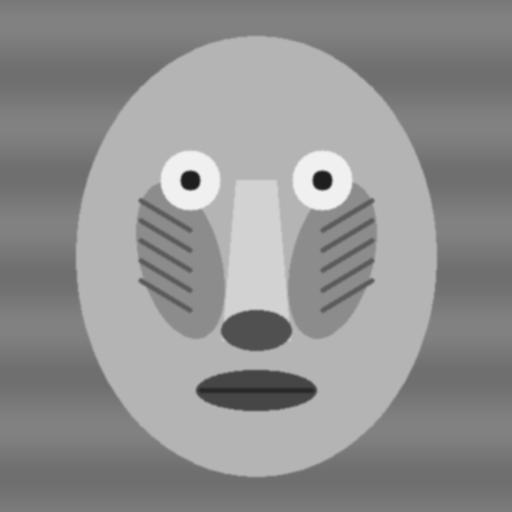
#> input picture experiment/Aula 4/data/input/mandril.tif, 512 x 512 px, given in place of gradient_gray.png, which was not available
$ jupyter execute notebook.ipynb   (text cells are left out)
#> lines starting #> are read from the running program, lines starting #| are printed output that depends on the picture; after the words box and inside, x2 and y2 are one past the last pixel; in counts of white or black regions, pixels touching at a corner belong together; pictures that were not available may be replaced by others from this repository, and a replacement may not be noted
[cell 1]
# Caminhos e I/O
import sys
from pathlib import Path


import cv2
import numpy as np
import matplotlib.pyplot as plt

ROOT = Path.cwd()
if not (ROOT / "Lenna_(test_image).png").exists():
    candidate = ROOT / "experiment" / "Aula 3"
    if (candidate / "Lenna_(test_image).png").exists():
        ROOT = candidate

AULA2_DIR = ROOT.parent / "Aula 2"
SYNTHETIC_DIR = AULA2_DIR / "data" / "synthetic"
OUTPUT_DIR = ROOT / "data" / "output"
OUTPUT_DIR.mkdir(parents=True, exist_ok=True)

LENA_PATH = ROOT / "Lenna_(test_image).png"
GRADIENT_PATH = SYNTHETIC_DIR / "gradient_gray.png"
CHECKER_PATH = SYNTHETIC_DIR / "checker_color.png"
CONSTANT_PATH = SYNTHETIC_DIR / "constant_150.png"

print(f"[INFO] ROOT: {ROOT}")
print(f"[INFO] Fixtures Aula 2: {SYNTHETIC_DIR}")
print(f"[OK] Diretorios prontos: output")

[cell 2]
def gray_histogram(img: np.ndarray, bins: int = 256) -> np.ndarray:
    """
    Compute grayscale histogram as a 1D count vector.

    Parameters
    ----------
    img : numpy.ndarray
        Grayscale image (2D, uint8).
    bins : int
        Number of intensity bins.

    Returns
    -------
    numpy.ndarray
        Histogram counts with shape ``(bins,)``.
    """
    if img.ndim != 2:
        raise ValueError(f"Expected 2D grayscale, got shape {img.shape}")
    hist = cv2.calcHist([img], [0], None, [bins], [0, 256])
    return hist.flatten()


def show_gray_with_histogram(img: np.ndarray, title: str = "Imagem") -> None:
    """Display grayscale image and its histogram side by side."""
    hist = gray_histogram(img)
    fig, axes = plt.subplots(1, 2, figsize=(10, 4))
    axes[0].imshow(img, cmap="gray", vmin=0, vmax=255)
    axes[0].set_title(title)
    axes[0].axis("off")
    axes[1].plot(np.arange(len(hist)), hist, color="steelblue", alpha=0.85, linewidth=1.5)
    axes[1].set_xlim(0, 255)
    axes[1].set_xlabel("Intensidade")
    axes[1].set_ylabel("Contagem")
    axes[1].set_title(f"Histograma — {title}")
    plt.tight_layout()
    plt.show()


img_grad = cv2.imread(str(GRADIENT_PATH), cv2.IMREAD_GRAYSCALE)
#> img_grad is the input picture: shape (512, 512); min 30, max 240, mean 144.1
print(f"[INFO] shape={img_grad.shape}, min={img_grad.min()}, max={img_grad.max()}")
#| [INFO] shape=(512, 512), min=30, max=240

show_gray_with_histogram(img_grad, title="gradient_gray")
#> in gray_histogram, `hist = cv2.calcHist([img], [0], None, [bins], [0, 256])`: hist = 256 values, max 80540 at index 180, min 0 at index 0, mean 1024
#> in show_gray_with_histogram, `plt.show()`:
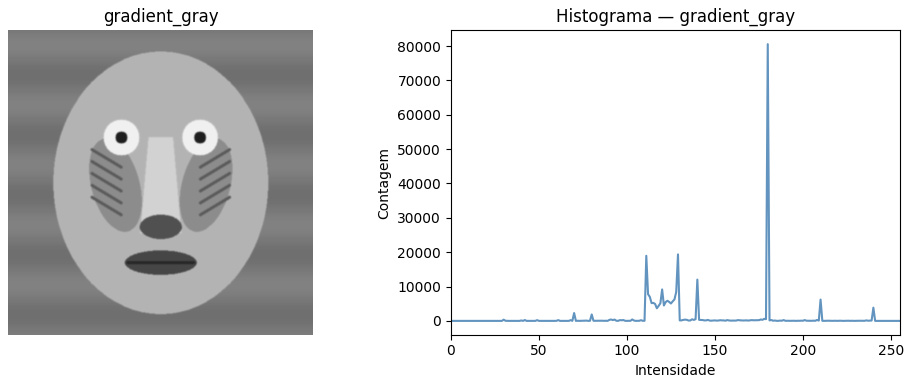
#> figure drawn by matplotlib, 2 panels; panel 2: curve peaks at x = 180, y = 80540
print(f"[INFO] Soma dos bins = {int(gray_histogram(img_grad).sum())} (H*W={img_grad.size})")
#| [INFO] Soma dos bins = 262144 (H*W=262144)

[cell 3]
def channel_histograms_bgr(img_bgr: np.ndarray) -> dict[str, np.ndarray]:
    """Return per-channel histograms for a BGR image (keys B, G, R)."""
    names = ["B", "G", "R"]
    return {
        name: cv2.calcHist([img_bgr], [i], None, [256], [0, 256]).flatten()
        for i, name in enumerate(names)
    }


img_bgr = cv2.imread(str(CHECKER_PATH), cv2.IMREAD_COLOR)
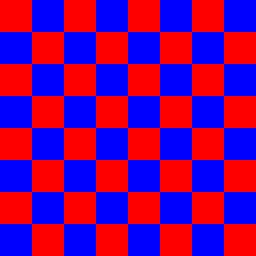
#> input picture experiment/Aula 2/data/synthetic/checker_color.png, 256 x 256 px
#> img_bgr is the input picture: shape (256, 256, 3); mean B, G, R 127.5, 0, 127.5
hists = channel_histograms_bgr(img_bgr)
#> hists = 3 items

fig, axes = plt.subplots(2, 2, figsize=(10, 8))
axes[0, 0].imshow(cv2.cvtColor(img_bgr, cv2.COLOR_BGR2RGB))
axes[0, 0].set_title("checker_color (RGB)")
axes[0, 0].axis("off")

colors = {"B": "blue", "G": "green", "R": "red"}
for idx, (name, hist) in enumerate(hists.items()):
    ax = axes.flat[idx + 1]
    ax.plot(np.arange(256), hist, color=colors[name], alpha=0.85, linewidth=1.5)
    ax.set_xlim(0, 255)
    ax.set_title(f"Canal {name}")
    ax.set_xlabel("Intensidade")
#> this loop made 3 passes
#> name on passes 1 to 3: 'B', 'G', 'R'

plt.tight_layout()
plt.show()
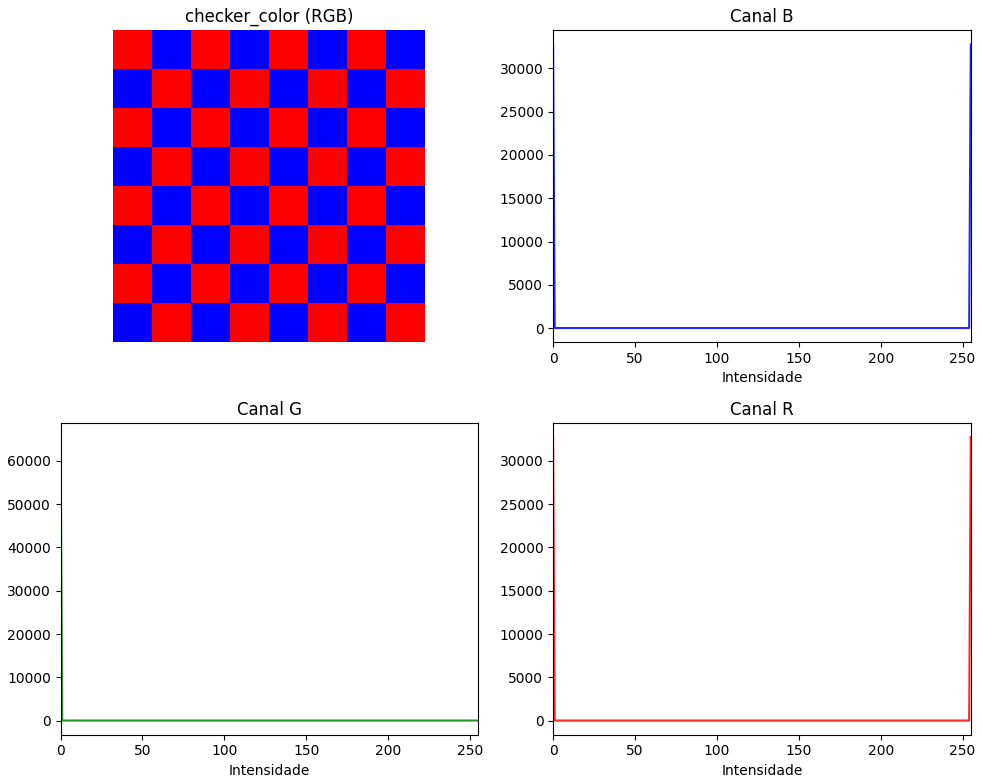
#> figure drawn by matplotlib, 4 panels; panel 2: curve peaks at x = 0, y = 32768; panel 3: curve peaks at x = 0, y = 65536; panel 4: curve peaks at x = 0, y = 32768

for name, hist in hists.items():
    max_val = hist.max()
    peaks = np.where(hist == max_val)[0]
    peaks_str = " e ".join(map(str, peaks))
    print(f"[INFO] Canal {name}: pico(s) em {peaks_str} (valor: {int(max_val)})")
#> this loop made 3 passes
#> (name, max_val, peaks) on passes 1 to 3: ('B', 32768, [0, 255]), ('G', 65536, [0]), ('R', 32768, [0, 255])
#| [INFO] Canal B: pico(s) em 0 e 255 (valor: 32768)
#| [INFO] Canal G: pico(s) em 0 (valor: 65536)
#| [INFO] Canal R: pico(s) em 0 e 255 (valor: 32768)

[cell 4]
def equalize_gray(img: np.ndarray) -> np.ndarray:
    """Apply global histogram equalization."""
    return cv2.equalizeHist(img)


lena_gray = cv2.imread(str(LENA_PATH), cv2.IMREAD_GRAYSCALE)
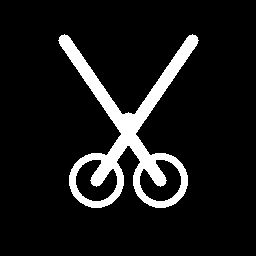
#> input picture experiment/Aula 4/data/input/tesoura.png, 256 x 256 px, given in place of Lenna_(test_image).png, which was not available
#> lena_gray: shape (256, 256); 9.6% white; 1 white region, box (x1, y1, x2, y2) and area: (58, 34, 199, 208) 6261
lena_eq = equalize_gray(lena_gray)

fig, axes = plt.subplots(2, 2, figsize=(10, 8))
axes[0, 0].imshow(lena_gray, cmap="gray", vmin=0, vmax=255)
axes[0, 0].set_title("Entrada")
axes[0, 0].axis("off")
axes[0, 1].imshow(lena_eq, cmap="gray", vmin=0, vmax=255)
axes[0, 1].set_title("Equalizada")
axes[0, 1].axis("off")

for ax, arr, label in zip(axes[1], [lena_gray, lena_eq], ["entrada", "saida"]):
    h = gray_histogram(arr)
    ax.plot(np.arange(256), h, alpha=0.85, linewidth=1.5)
    ax.set_xlim(0, 255)
    ax.set_title(f"Hist. {label}")
#> this loop made 2 passes

plt.tight_layout()
plt.show()
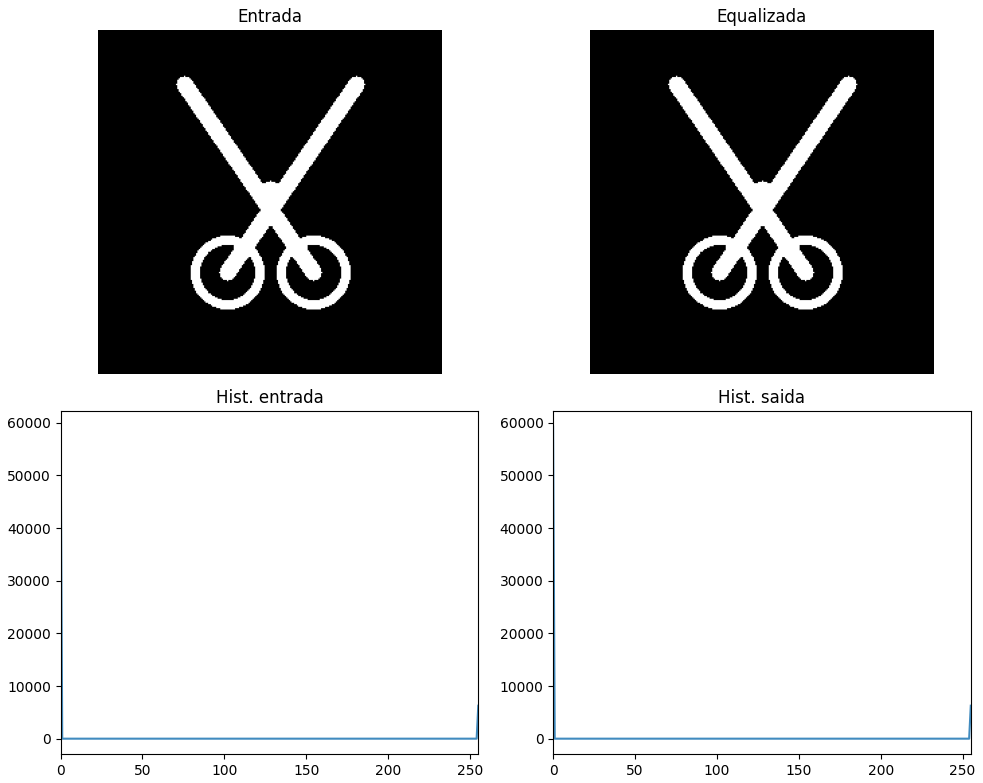
#> figure drawn by matplotlib, 4 panels; panel 3: curve peaks at x = 0, y = 59275; panel 4: curve peaks at x = 0, y = 59275

cv2.imwrite(str(OUTPUT_DIR / "lena_equalized.png"), lena_eq)
print(f"[OK] Gravado: {OUTPUT_DIR / 'lena_equalized.png'}")

[cell 5]
THRESH_VALUE = 127


def apply_binary_threshold(img: np.ndarray, thresh: int) -> np.ndarray:
    """Apply fixed binary threshold (THRESH_BINARY)."""
    _, binary = cv2.threshold(img, thresh, 255, cv2.THRESH_BINARY)
    return binary


src = cv2.imread(str(LENA_PATH), cv2.IMREAD_GRAYSCALE)
binary = apply_binary_threshold(src, THRESH_VALUE)

fig, axes = plt.subplots(2, 2, figsize=(10, 8))
axes[0, 0].imshow(src, cmap="gray", vmin=0, vmax=255)
axes[0, 0].set_title("Entrada")
axes[0, 0].axis("off")
axes[0, 1].imshow(binary, cmap="gray", vmin=0, vmax=255)
axes[0, 1].set_title(f"Limiar T={THRESH_VALUE}")
axes[0, 1].axis("off")

for ax, arr, label in zip(axes[1], [src, binary], ["entrada", "saida"]):
    h = gray_histogram(arr)
    ax.plot(np.arange(256), h, alpha=0.85, linewidth=1.5)
    ax.set_xlim(0, 255)
    ax.set_title(f"Hist. {label}")

plt.tight_layout()
plt.show()
#> figure, not shown here; panel 3: curve peaks at x = 0, y = 59275; panel 4: curve peaks at x = 0, y = 59275

hist_out = gray_histogram(binary)
#> hist_out = 256 values, max 59275 at index 0, min 0 at index 1, mean 256
print(f"[INFO] Bins > 0 na saida: {int(np.count_nonzero(hist_out))}")
#| [INFO] Bins > 0 na saida: 2

[cell 6]
def enhance_contrast_clahe(img_gray: np.ndarray, clip_limit: float = 2.0) -> np.ndarray:
    """Apply CLAHE contrast enhancement."""
    clahe = cv2.createCLAHE(clipLimit=clip_limit, tileGridSize=(8, 8))
    return clahe.apply(img_gray)


img_color = cv2.imread(str(LENA_PATH), cv2.IMREAD_COLOR)
#> img_color is the input picture: shape (256, 256, 3); 9.6% white; 1 white region, box (x1, y1, x2, y2) and area: (58, 34, 199, 208) 6261
gray = cv2.cvtColor(img_color, cv2.COLOR_BGR2GRAY)
enhanced = enhance_contrast_clahe(gray)

fig, axes = plt.subplots(2, 3, figsize=(12, 8))
axes[0, 0].imshow(cv2.cvtColor(img_color, cv2.COLOR_BGR2RGB))
axes[0, 0].set_title("Colorida")
axes[0, 0].axis("off")
axes[0, 1].imshow(gray, cmap="gray", vmin=0, vmax=255)
axes[0, 1].set_title("Cinza")
axes[0, 1].axis("off")
axes[0, 2].imshow(enhanced, cmap="gray", vmin=0, vmax=255)
axes[0, 2].set_title("CLAHE")
axes[0, 2].axis("off")

for col, (arr, label) in enumerate([(gray, "cinza"), (enhanced, "CLAHE")], start=1):
    h = gray_histogram(arr)
    axes[1, col].plot(np.arange(256), h, alpha=0.85, linewidth=1.5)
    axes[1, col].set_xlim(0, 255)
    axes[1, col].set_title(f"Hist. {label}")
#> this loop made 2 passes
#> (col, label) on passes 1 to 2: (1, 'cinza'), (2, 'CLAHE')
axes[1, 0].axis("off")

plt.tight_layout()
plt.show()
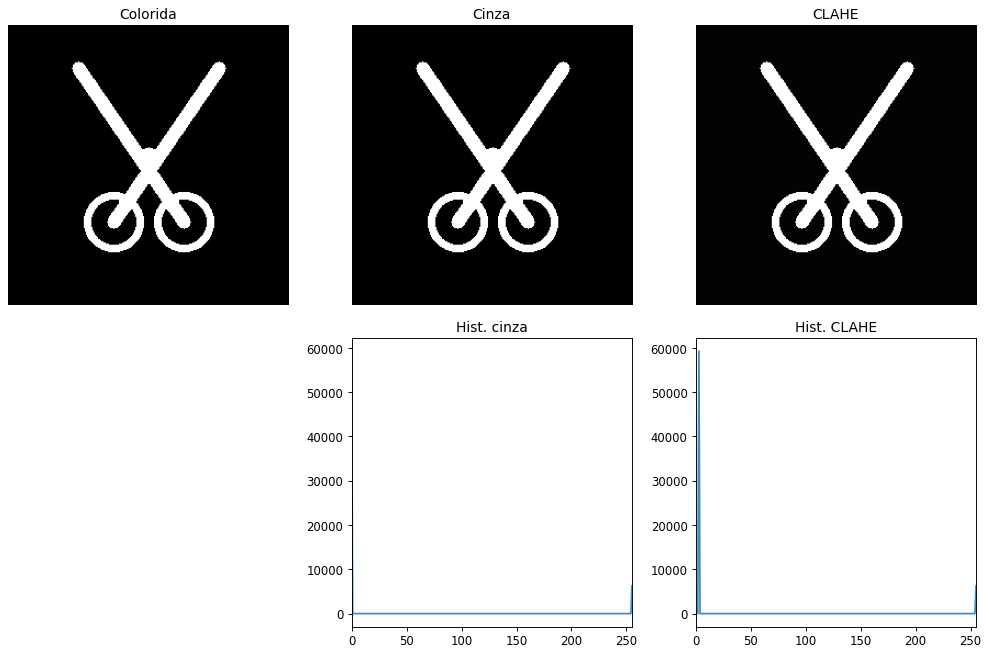
#> figure drawn by matplotlib, 5 panels; panel 4: curve peaks at x = 0, y = 59275; panel 5: curve peaks at x = 3, y = 59275

cv2.imwrite(str(OUTPUT_DIR / "lena_clahe.png"), enhanced)
print(f"[OK] Gravado: {OUTPUT_DIR / 'lena_clahe.png'}")

[cell 7]
GAMMA = 0.5


def gamma_correct(img: np.ndarray, gamma: float) -> np.ndarray:
    """Apply gamma correction via lookup table."""
#> called with gamma = 0.5
    inv_gamma = 1.0 / gamma
    table = np.array([((i / 255.0) ** inv_gamma) * 255 for i in range(256)], dtype=np.uint8)
#> table = 256 values from 0 to 255
    return cv2.LUT(img, table)


lena = cv2.imread(str(LENA_PATH), cv2.IMREAD_GRAYSCALE)
lena_gamma = gamma_correct(lena, GAMMA)

fig, axes = plt.subplots(2, 3, figsize=(12, 8))
axes[0, 0].imshow(lena, cmap="gray", vmin=0, vmax=255)
axes[0, 0].set_title("Original")
axes[0, 0].axis("off")
axes[0, 1].imshow(lena_gamma, cmap="gray", vmin=0, vmax=255)
axes[0, 1].set_title(f"Gamma={GAMMA}")
axes[0, 1].axis("off")

x = np.linspace(0, 255, 256)
#> x = 256 values from 0 to 255
y = 255 * (x / 255) ** (1.0 / GAMMA)
#> y = 256 values from 0 to 255
axes[0, 2].plot(x, y, color="purple")
axes[0, 2].set_xlim(0, 255)
axes[0, 2].set_ylim(0, 255)
axes[0, 2].set_title("Curva T(i)")
axes[0, 2].grid(True, alpha=0.3)

for ax, arr, label in zip(axes[1, :2], [lena, lena_gamma], ["original", f"gamma={GAMMA}"]):
    h = gray_histogram(arr)
    ax.plot(np.arange(256), h, alpha=0.85, linewidth=1.5)
    ax.set_xlim(0, 255)
    ax.set_title(f"Hist. {label}")
#> this loop made 2 passes
#> label on passes 1 to 2: 'original', 'gamma=0.5'
axes[1, 2].axis("off")

plt.tight_layout()
plt.show()
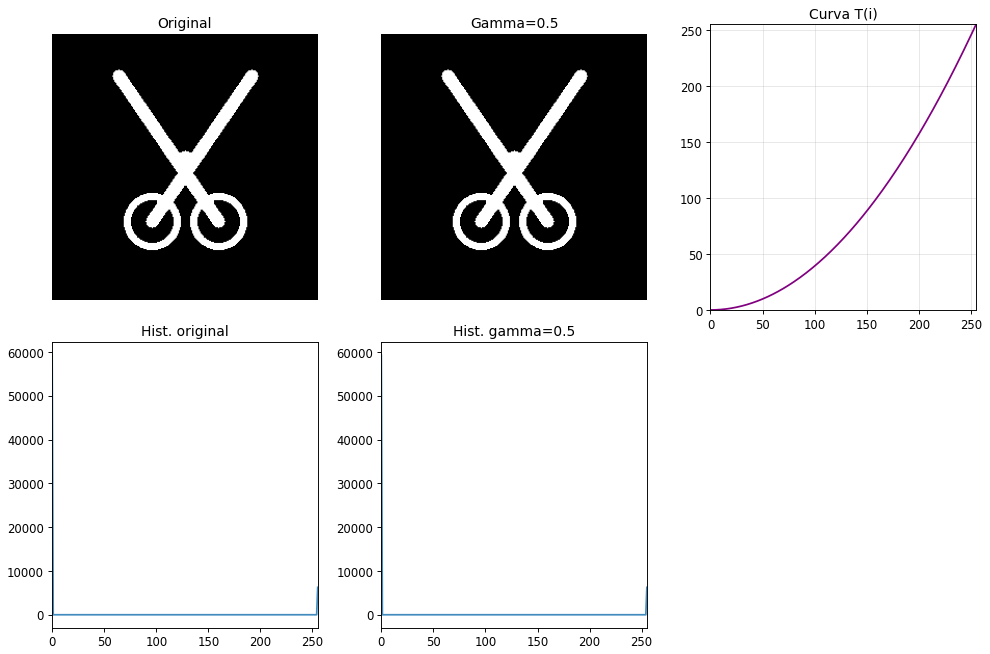
#> figure drawn by matplotlib, 5 panels; panel 3: curve peaks at x = 255, y = 255; panel 4: curve peaks at x = 0, y = 59275; panel 5: curve peaks at x = 0, y = 59275

cv2.imwrite(str(OUTPUT_DIR / f"lena_gamma_{GAMMA}.png"), lena_gamma)
print(f"[OK] Gravado: {OUTPUT_DIR / f'lena_gamma_{GAMMA}.png'}")

[cell 8]
# Ponte Aula 2 — deslocamento do histograma após +100
from pathlib import Path as _P  # noqa: já importado

grad = cv2.imread(str(GRADIENT_PATH), cv2.IMREAD_GRAYSCALE)
bright = cv2.add(grad, 100)
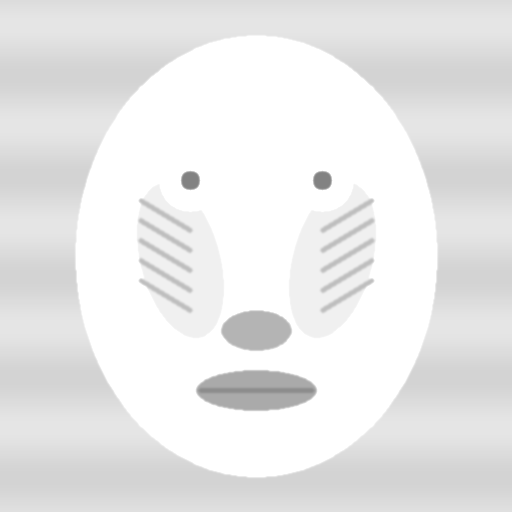
#> bright: shape (512, 512); min 130, max 255, mean 233

fig, axes = plt.subplots(1, 2, figsize=(10, 4))
for ax, arr, label in zip(axes, [grad, bright], ["antes", "depois +100"]):
    h = gray_histogram(arr)
    ax.plot(np.arange(256), h, alpha=0.85, linewidth=1.5)
    ax.set_xlim(0, 255)
    ax.set_title(f"Hist. {label}")
#> this loop made 2 passes
#> label on passes 1 to 2: 'antes', 'depois +100'
plt.tight_layout()
plt.show()
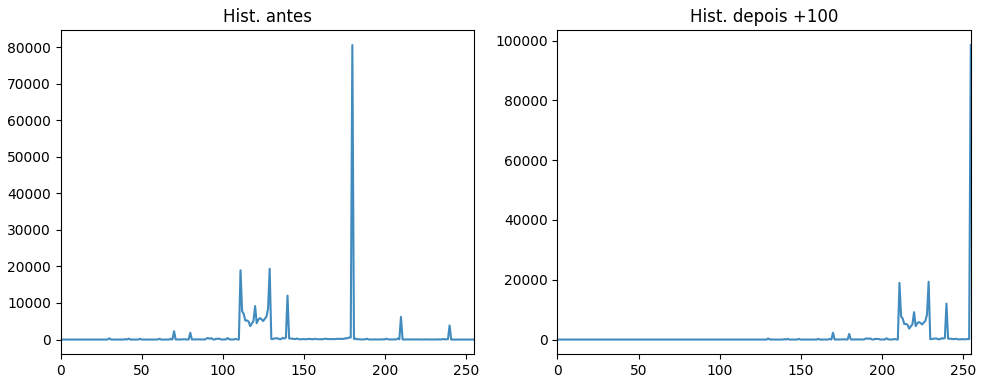
#> figure drawn by matplotlib, 2 panels; panel 1: curve peaks at x = 180, y = 80540; panel 2: curve peaks at x = 255, y = 98516
print("[INFO] Pico deslocou ~100 bins (saturacao em 255 nas colunas altas).")
